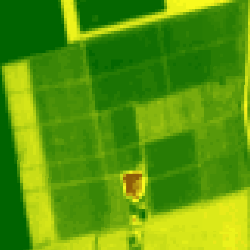
#> input picture Imagini/Imagine.png, 250 x 250 px
$ python -i PolygonPoints.py   (imports and definitions only)
#> lines starting #> are read from the running program, lines starting #| are printed output that depends on the picture; after the words box and inside, x2 and y2 are one past the last pixel; in counts of white or black regions, pixels touching at a corner belong together
#> further down, picture is the input picture: shape (250, 250, 3); mean B, G, R 9.9, 152.8, 88
from Properties.Properties import PIXEL_SIZE
import random
import cv2
import numpy as np


# Loads image from given path.
# [5 lines left out: function loadImage, not called in this run]


# Finds the contours of all the shapes of the given image.
# The contours are returned as a list of lists.
def findContours(image):
    gray = cv2.cvtColor(image,cv2.COLOR_BGR2GRAY)
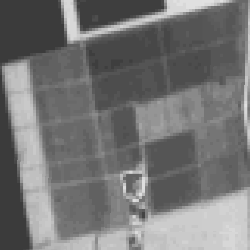
#> gray: shape (250, 250); min 59, max 225, mean 117.2
    edged = cv2.Canny(gray,30,200)
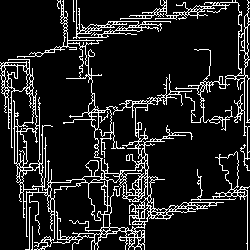
#> edged: shape (250, 250); 12.5% white in thin lines or dots
    contours, _ = cv2.findContours(edged,cv2.RETR_EXTERNAL,cv2.CHAIN_APPROX_NONE)
#> contours = 7 contours, 3 with area under 20; largest, box (x1, y1, x2, y2) and area: (0, 0, 224, 250) 10876, (120, 0, 250, 171) 1012, (73, 0, 171, 39) 646, (191, 151, 250, 250) 617
    return contours


# Returns a list of corner coordinates for each polygon.
# [58 lines left out: functions extractPolygons, extractPolygonCorners, drawPolygonsAndContours, not called in this run]

>>> import cv2
>>> picture = cv2.imread('../Imagini/Imagine.png')
>>> result = findContours(picture)
#> result has the same summary as contours in findContours

$ run again, on Imagini/brownpoints.png
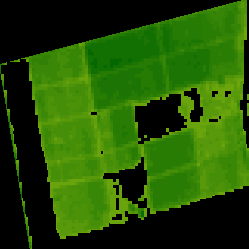
#> input picture Imagini/brownpoints.png, 249 x 249 px
#> picture is the input picture: shape (249, 249, 3); mean B, G, R 3.9, 78.8, 34.9
#> in findContours, `gray = cv2.cvtColor(image,cv2.COLOR_BGR2GRAY)`:
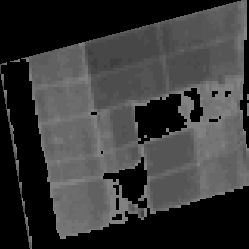
#> gray: shape (249, 249); min 0, max 136, mean 57.2
#> in findContours, `edged = cv2.Canny(gray,30,200)`:
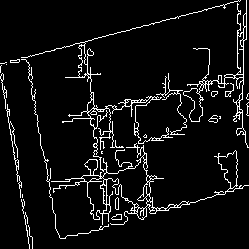
#> edged: shape (249, 249); 6.6% white in thin lines or dots
#> contours = 24 contours, 14 with area under 20; largest, box (x1, y1, x2, y2) and area: (21, 0, 249, 225) 3360, (183, 0, 249, 148) 908, (6, 104, 22, 198) 38, (111, 214, 122, 220) 38, (115, 197, 119, 210) 33
#> result has the same summary as contours in findContours
